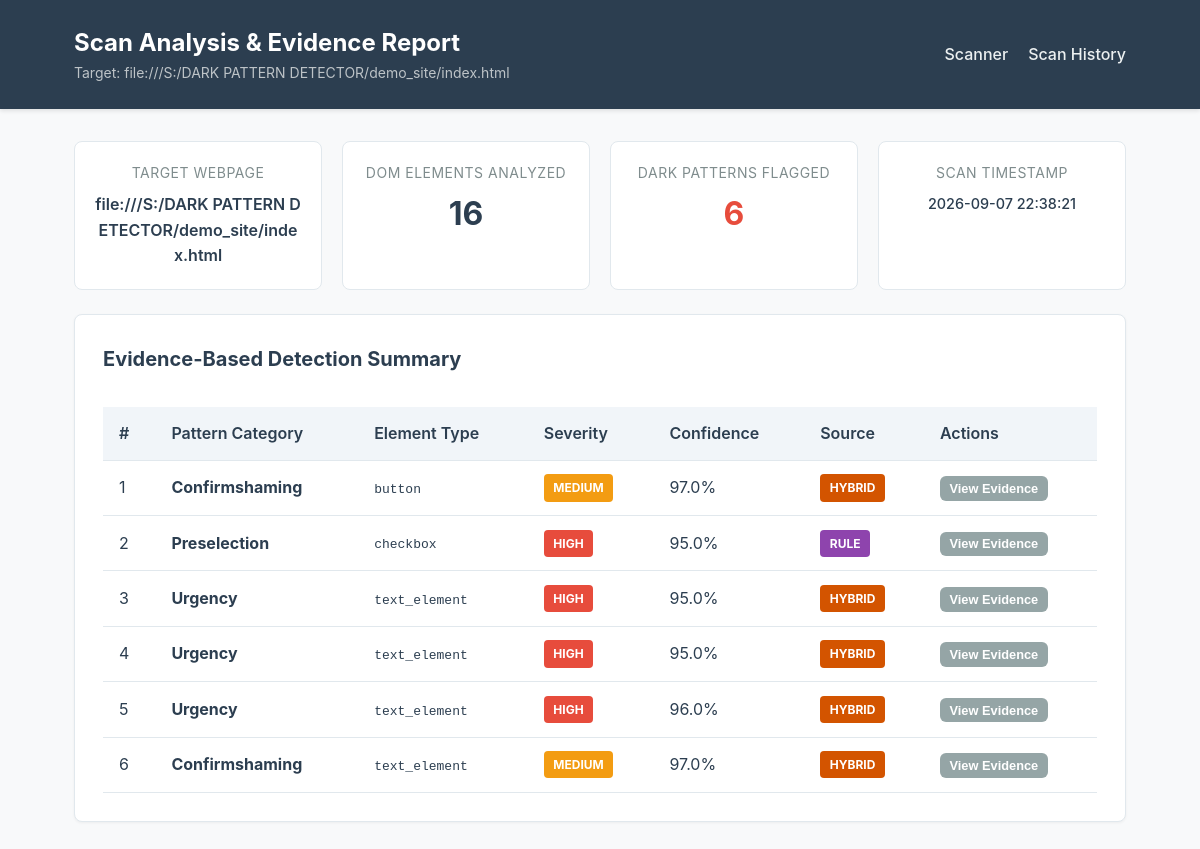
The app's page /results/4 with its own data.
### tables this page shows
CREATE TABLE scans (
                id INTEGER PRIMARY KEY AUTOINCREMENT,
                url TEXT NOT NULL,
                scan_date TEXT NOT NULL,
                total_elements INTEGER NOT NULL DEFAULT 0,
                total_detections INTEGER NOT NULL DEFAULT 0
            );

CREATE TABLE detections (
                id INTEGER PRIMARY KEY AUTOINCREMENT,
                scan_id INTEGER NOT NULL,
                pattern TEXT NOT NULL,
                element_type TEXT,
                element_text TEXT,
                confidence REAL,
                severity TEXT,
                source TEXT,
                explanation TEXT,
                html_snippet TEXT,
                screenshot_path TEXT,
                FOREIGN KEY (scan_id) REFERENCES scans(id) ON DELETE CASCADE
            );

### app.py (the view)
@app.route("/results/<int:scan_id>")
def view_results(scan_id):
    scan_data = db_manager.get_scan(scan_id)
    if not scan_data:
        flash(f"Scan record #{scan_id} not found.", "error")
        return redirect(url_for("index"))
    return render_template("results.html", scan=scan_data)

### database/db.py (called while the page is built, shortened)
    def _get_sqlite_connection(self):
        os.makedirs(os.path.dirname(self.sqlite_db_path), exist_ok=True)
        conn = sqlite3.connect(self.sqlite_db_path)
        conn.row_factory = sqlite3.Row
        return conn

    def get_scan(self, scan_id):
        conn = self._get_sqlite_connection()
        cursor = conn.cursor()
        cursor.execute("SELECT * FROM scans WHERE id = ?", (scan_id,))
        scan_row = cursor.fetchone()
        if not scan_row:
            conn.close()
            return None
        scan = dict(scan_row)
        cursor.execute("SELECT * FROM detections WHERE scan_id = ?", (scan_id,))
        scan["detections"] = [dict(r) for r in cursor.fetchall()]
        conn.close()
        return scan

### templates/results.html (shortened to what this page needs)
<!DOCTYPE html>
<html lang="en">
<head>
    <link rel="stylesheet" href="{{ url_for('static', filename='css/style.css') }}">
</head>
<body>
    <header class="header">
        <div class="header-container">
            <div class="header-title">
                <h1>Scan Analysis & Evidence Report</h1>
                <p>Target: {{ scan.url }}</p>
            </div>
            <nav class="nav-links">
                <a href="{{ url_for('index') }}">Scanner</a>
                <a href="{{ url_for('history') }}">Scan History</a>
            </nav>
        </div>
    </header>
    <main class="container">
        <div class="metrics-grid">
            <div class="metric-card">
                <div class="metric-label">Target Webpage</div>
                <div style="font-size: 1rem; font-weight: 600; margin-top: 0.5rem; word-break: break-all;">
                    {{ scan.url }}
                </div>
            </div>
            <div class="metric-card">
                <div class="metric-label">DOM Elements Analyzed</div>
                <div class="metric-value">{{ scan.total_elements }}</div>
            </div>
            <div class="metric-card">
                <div class="metric-label">Dark Patterns Flagged</div>
                <div class="metric-value" style="color: {% if scan.total_detections > 0 %}var(--accent-color){% else %}var(--source-ml){% endif %};">
                    {{ scan.total_detections }}
                </div>
            </div>
            <div class="metric-card">
                <div class="metric-label">Scan Timestamp</div>
                <div style="font-size: 0.9rem; font-weight: 500; margin-top: 0.5rem;">
                    {{ scan.scan_date }}
                </div>
            </div>
        </div>
        <section class="card">
            <h3 class="card-title">Evidence-Based Detection Summary</h3>
            {% if scan.detections %}
            <div class="table-responsive">
                <table class="data-table">
                    <thead>
                        <tr>
                            <th>#</th>
                            <th>Pattern Category</th>
                            <th>Element Type</th>
                            <th>Severity</th>
                            <th>Confidence</th>
                            <th>Source</th>
                            <th>Actions</th>
                        </tr>
                    </thead>
                    <tbody>
                        {% for d in scan.detections %}
                        <tr>
                            <td>{{ loop.index }}</td>
                            <td><strong>{{ d.pattern }}</strong></td>
                            <td><code>{{ d.element_type }}</code></td>
                            <td>
                                <span class="badge badge-{{ d.severity | lower }}">
                                    {{ d.severity }}
                                </span>
                            </td>
                            <td>{{ "%.1f"|format(d.confidence * 100) if d.confidence is number else d.confidence }}%</td>
                            <td>
                                <span class="badge badge-{{ d.source | lower }}">
                                    {{ d.source }}
                                </span>
                            </td>
                            <td>
                                <button type="button" class="btn btn-secondary btn-toggle-detail" data-target="detail-{{ loop.index }}" style="padding: 0.3rem 0.6rem; font-size: 0.8rem;">
                                    View Evidence
                                </button>
                            </td>
                        </tr>
                        {% endfor %}
                    </tbody>
                </table>
            </div>
            {% else %}
            <div class="alert alert-info" style="margin-top: 1rem;">
                No deceptive dark pattern UI elements were flagged on this webpage.
            </div>
            {% endif %}
        </section>
    </main>
</body>
</html>

### static/css/style.css (style rules this page uses)
:root { --primary-color: #2c3e50; --secondary-color: #3498db; --accent-color: #e74c3c; --bg-color: #f8f9fa; --card-bg: #ffffff; --text-color: #2c3e50; --text-muted: #7f8c8d; --border-color: #e1e8ed; --severity-high: #e74c3c; --severity-medium: #f39c12; --severity-low: #3498db; --source-rule: #8e44ad; --source-ml: #27ae60; --source-hybrid: #d35400; }
* { box-sizing: border-box; margin: 0; padding: 0; }
body { font-family: -apple-system, BlinkMacSystemFont, "Segoe UI", Roboto, Helvetica, Arial, sans-serif; background-color: var(--bg-color); color: var(--text-color); line-height: 1.6; }
.header { background-color: var(--primary-color); color: #ffffff; padding: 1.5rem 0; box-shadow: 0 2px 4px rgba(0,0,0,0.1); }
.header-container { max-width: 1100px; margin: 0 auto; padding: 0 1.5rem; display: flex; justify-content: space-between; align-items: center; }
.header-title h1 { font-size: 1.5rem; font-weight: 700; }
.header-title p { font-size: 0.875rem; color: #bdc3c7; }
.nav-links { display: flex; gap: 1.25rem; }
.nav-links a { color: #ecf0f1; text-decoration: none; font-weight: 500; transition: color 0.2s; }
.container { max-width: 1100px; margin: 2rem auto; padding: 0 1.5rem; }
.card { background: var(--card-bg); border: 1px solid var(--border-color); border-radius: 8px; padding: 1.75rem; margin-bottom: 1.5rem; box-shadow: 0 1px 3px rgba(0,0,0,0.05); }
.card-title { font-size: 1.25rem; margin-bottom: 1rem; color: var(--primary-color); }
.btn { background-color: var(--secondary-color); color: #ffffff; padding: 0.75rem 1.5rem; border: none; border-radius: 6px; font-size: 1rem; font-weight: 600; cursor: pointer; text-decoration: none; display: inline-block; transition: background-color 0.2s; }
.btn-secondary { background-color: #95a5a6; }
.metrics-grid { display: grid; grid-template-columns: repeat(auto-fit, minmax(220px, 1fr)); gap: 1.25rem; margin-bottom: 1.5rem; }
.metric-card { background: var(--card-bg); border: 1px solid var(--border-color); border-radius: 8px; padding: 1.25rem; text-align: center; }
.metric-value { font-size: 2rem; font-weight: 700; color: var(--primary-color); margin-top: 0.25rem; }
.metric-label { font-size: 0.875rem; color: var(--text-muted); text-transform: uppercase; letter-spacing: 0.5px; }
.badge { display: inline-block; padding: 0.25rem 0.6rem; border-radius: 4px; font-size: 0.75rem; font-weight: 700; text-transform: uppercase; color: #ffffff; }
.badge-high { background-color: var(--severity-high); }
.badge-medium { background-color: var(--severity-medium); }
.badge-rule { background-color: var(--source-rule); }
.badge-hybrid { background-color: var(--source-hybrid); }
.table-responsive { overflow-x: auto; }
.data-table { width: 100%; border-collapse: collapse; margin-top: 1rem; }
.data-table th, .data-table td { padding: 0.85rem 1rem; text-align: left; border-bottom: 1px solid var(--border-color); }
.data-table th { background-color: #f1f5f9; font-weight: 600; color: var(--primary-color); }

### records on screen
scans: url "file:///S:/DARK PATTERN DETECTOR/demo_site/index.html", total_elements "16", total_detections "6", scan_date "2026-09-07 22:38:21"
detections: pattern "Confirmshaming", element_type "button", severity "MEDIUM", confidence "97.0", source "HYBRID"
detections: pattern "Preselection", element_type "checkbox", severity "HIGH", confidence "95.0", source "RULE"
detections: pattern "Urgency", element_type "text_element", severity "HIGH", confidence "95.0", source "HYBRID"
detections: pattern "Urgency", element_type "text_element", severity "HIGH", confidence "95.0", source "HYBRID"
detections: pattern "Urgency", element_type "text_element", severity "HIGH", confidence "96.0", source "HYBRID"
detections: pattern "Confirmshaming", element_type "text_element", severity "MEDIUM", confidence "97.0", source "HYBRID"
